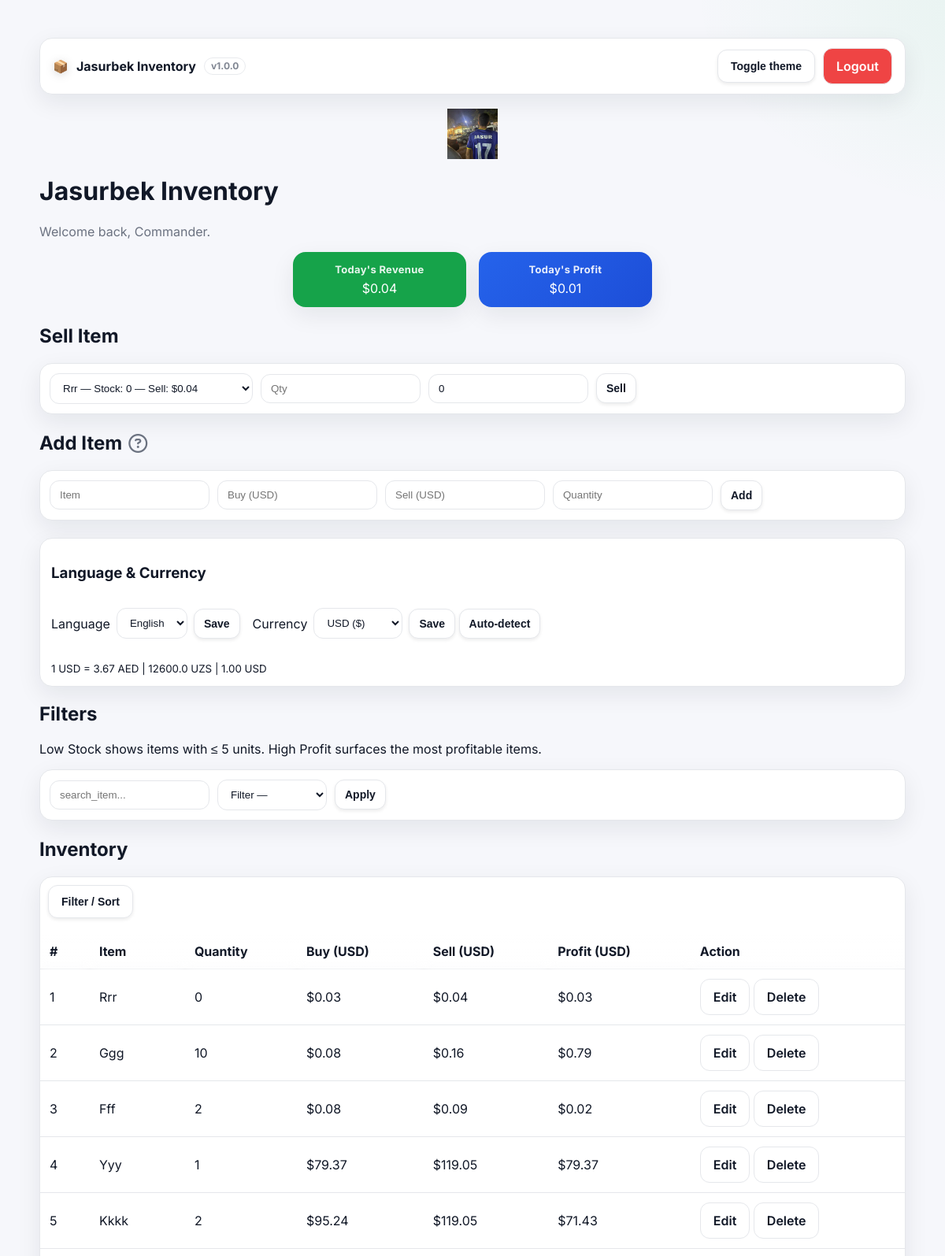
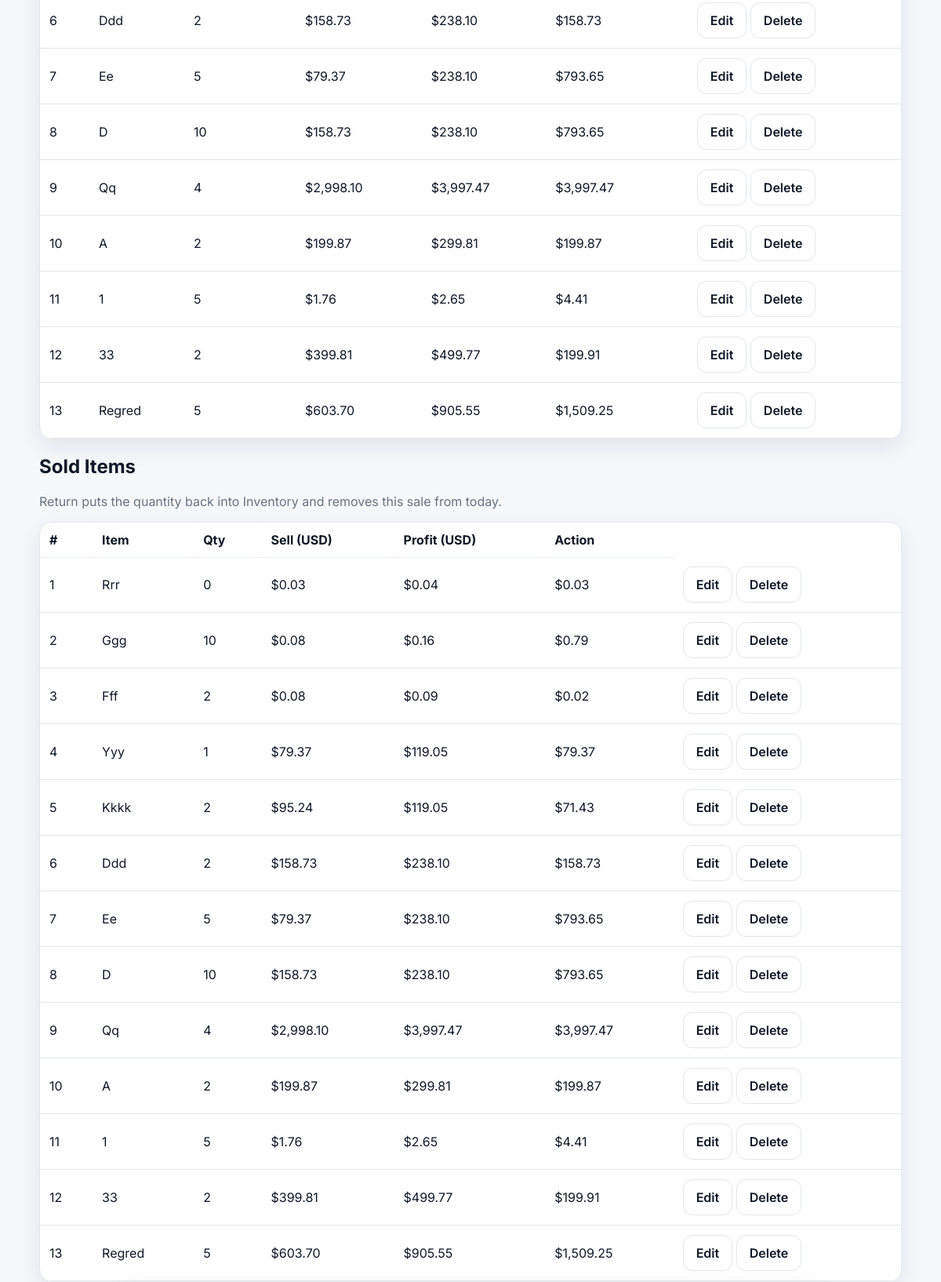
The page / (signed in, upper part) on the database its author committed (2 pictures, top to bottom).
### tables this page shows
CREATE TABLE inventory (
                id INTEGER PRIMARY KEY AUTOINCREMENT,
                name TEXT NOT NULL,
                buying_price REAL NOT NULL DEFAULT 0,
                selling_price REAL NOT NULL DEFAULT 0,
                quantity INTEGER NOT NULL DEFAULT 0,
                profit REAL NOT NULL DEFAULT 0,
                currency TEXT DEFAULT 'UZS',
                created_at TIMESTAMP NOT NULL DEFAULT CURRENT_TIMESTAMP
            , category TEXT, updated_at TIMESTAMP);

### app.py (the view, shortened to what this page needs)
@app.route("/")
def index():
    if not is_logged_in():
        return redirect(url_for("login"))
    search_query    = (request.values.get("search", "") or "").strip().lower()
    selected_filter = request.values.get("filter", "")
    sort_by         = request.args.get("sort_by", "id")
    direction       = request.args.get("direction", "asc")
    sort_param = request.args.get("sort")
    inventory = get_inventory()  # (id, name, buy, sell, qty, profit, currency)
    using_sqlite = db.DATABASE_URL.startswith("sqlite")
    if using_sqlite:
        row = db.db_one("""
            SELECT COALESCE(SUM(qty*sell_price),0), COALESCE(SUM(profit),0)
            FROM sales WHERE DATE(sold_at)=DATE('now','localtime')
        """)
    else:
        row = db.db_one("""
            SELECT COALESCE(SUM(qty*sell_price),0), COALESCE(SUM(profit),0)
            FROM sales s WHERE DATE(s.sold_at)=CURRENT_DATE
        """)
    today_revenue, today_profit = (row[0] if row else 0), (row[1] if row else 0)
    if search_query:
        inventory = [it for it in inventory if search_query in (it[1] or "").lower()]
    if selected_filter == "low_stock":
        inventory = [it for it in inventory if (it[4] or 0) <= 5]
    elif selected_filter == "high_profit":
        inventory = [it for it in inventory if (it[5] or 0) >= 100]
    sort_map = {"name": 1, "quantity": 4, "profit": 5, "price": 3}
    def nz_dec(x): return x if x is not None else Decimal(0)
    def nz_int(x): return x if x is not None else 0
    total_quantity = sum(nz_int(it[4]) for it in inventory)
    total_profit   = sum(nz_dec(it[5]) for it in inventory)
    top_profit_items = sorted(inventory, key=lambda x: (x[5] is None, x[5]), reverse=True)[:5]
    low_stock_items  = sorted(inventory, key=lambda x: (x[4] is None, x[4]))[:5]
    if using_sqlite:
        rows = db.db_all("""
            WITH days AS (
              SELECT DATE('now','localtime','-6 day') AS d
              UNION ALL SELECT DATE('now','localtime','-5 day')
              UNION ALL SELECT DATE('now','localtime','-4 day')
              UNION ALL SELECT DATE('now','localtime','-3 day')
              UNION ALL SELECT DATE('now','localtime','-2 day')
              UNION ALL SELECT DATE('now','localtime','-1 day')
              UNION ALL SELECT DATE('now','localtime')
            )
            SELECT d AS day,
                   COALESCE((SELECT SUM(qty*sell_price) FROM sales s WHERE DATE(s.sold_at)=d),0) AS revenue
            FROM days
        """)
    sales_labels = [str(r[0]) for r in rows]
    sales_values = [float(r[1] or 0) for r in rows]
    stock_labels = [it[1] for it in inventory]
    stock_values = [nz_int(it[4]) for it in inventory]
    if using_sqlite:
        sales_today = db.db_all("""
            SELECT s.id,
                   s.item_id,
                   i.name,
                   s.qty        AS quantity,
                   s.sell_price AS sell_price,
                   s.profit     AS profit,
                   s.sold_at    AS sold_at
            FROM sales s
            JOIN inventory i ON i.id = s.item_id
            WHERE DATE(s.sold_at) = DATE('now','localtime')
            ORDER BY s.sold_at DESC
        """)
    _base, _rates = _derive_rates_from_usd("USD")
    usd_to_aed = _rates.get("AED", 0)
    usd_to_uzs = _rates.get("UZS", 0)
    return render_template(
        "index.html",
        inventory=inventory,
        search_query=search_query,
        sort_by=sort_by,
        direction=direction,
        selected_filter=selected_filter,
        total_quantity=total_quantity,
        total_profit=total_profit,
        top_profit_labels=[it[1] for it in top_profit_items],
        top_profit_values=[float(nz_dec(it[5])) for it in top_profit_items],
        low_stock_labels=[it[1] for it in low_stock_items],
        low_stock_values=[nz_int(it[4]) for it in low_stock_items],
        sales_labels=sales_labels,
        sales_values=sales_values,
        stock_labels=stock_labels,
        stock_values=stock_values,
        sales_today=sales_today,
        today_revenue=today_revenue,
        today_profit=today_profit,
        usd_to_aed=usd_to_aed,
        usd_to_uzs=usd_to_uzs,
    )

### templates/index.html (shortened to what this page needs)
﻿{% extends "base.html" %}
{% block content %}
<div class="logo-container" style="text-align:center;margin-bottom:8px;">
  <img src="{{ url_for('static', filename='jasurbek_logo.png') }}" class="logo" alt="Jasurbek Logo" style="max-height:64px;">
</div>
<h1>{{ t("app_name") }}</h1>
<p class="subtitle">{{ t("welcome_back") }}</p>
<div class="kpis">
  <div class="kpi kpi-green">
    <strong>{{ t("todays_revenue") }}</strong>
    {{ today_revenue | ccy | fmtmoney }}
  </div>
  <div class="kpi kpi-blue">
    <strong>{{ t("todays_profit") }}</strong>
    {{ today_profit | ccy | fmtmoney }}
  </div>
</div>
<h2>{{ t("sell_item") }}</h2>
<form action="{{ url_for('sell_item') }}" method="POST" class="form-row card" style="padding:12px;">
  <select name="item_id" required id="sell-item-select" aria-label="{{ t('item') }}">
    {% for item in inventory %}
      <option value="{{ item[0] }}">
        {{ item[1] }} — {{ t('stock') }}: {{ item[4] }} — {{ t('sell') }}: {{ (item[3] | ccy) | fmtmoney }}
      </option>
    {% endfor %}
  </select>
  <input type="number" name="qty" placeholder="{{ t('qty') }}" min="1" required>
  <input type="text" name="sell_price" id="sell-price" data-money data-decimals="0" placeholder="{{ t('sell_price') }} ({{ CURRENCY }})" required>
  <button type="submit">{{ t('sell') }}</button>
</form>
<h2 class="section-title">
  {{ t("add_item") or "Add Item" }}
  <span class="info" role="button" tabindex="0"
        aria-label="Pricing hint"
        data-tip="Prices you enter are in UI currency {{ CURRENCY }}. They're stored internally in UZS.">
    <i class="fa-regular fa-circle-question"></i>
  </span>
</h2>
<form action="{{ url_for('add_item') }}" method="POST" class="form-row card" style="padding:12px;">
  <input type="text" name="name" placeholder="{{ t('item') }}" required>
  <input type="text" name="buying_price"  data-money data-decimals="0" placeholder="{{ t('buy') }} ({{ CURRENCY }})" required>
  <input type="text" name="selling_price" data-money data-decimals="0" placeholder="{{ t('sell') }} ({{ CURRENCY }})" required>
  <input type="number" name="quantity" placeholder="{{ t('quantity') }}" min="1" required>
  <button type="submit">{{ t('add') }}</button>
</form>
<div class="prefs-card card" style="padding:14px;margin-top:8px;">
  <h3 class="prefs-title">{{ t("lang_curr") }}</h3>
  <div class="form-row" style="gap:16px;">
    <form method="POST" action="{{ url_for('set_prefs') }}" class="prefs-form" id="lang-form" style="display:flex;gap:8px;align-items:center;">
      <label for="lang-select">{{ t("language") }}</label>
      <select name="lang" id="lang-select">
        <option value="en" {{ 'selected' if USER_LANG=='en' else '' }}>English</option>
      </select>
      <div class="prefs-actions">
        <button type="submit">{{ t("save") }}</button>
      </div>
    </form>
    <form action="{{ url_for('set_currency') }}" method="POST" class="prefs-form" id="currency-form" style="display:flex;gap:8px;align-items:center;">
      <label for="currency-select">{{ t("currency") }}</label>
      <select name="currency" id="currency-select">
        <option value="USD" {{ 'selected' if CURRENCY=='USD' else '' }}>USD ($)</option>
      </select>
      <div class="prefs-actions">
        <button type="submit">{{ t("save") }}</button>
        <button type="button" id="auto-detect">{{ t("auto_detect") }}</button>
      </div>
    </form>
  </div>
  <small style="display:block;margin-top:8px;">
    1 USD = {{ usd_to_aed | round(2) }} AED | {{ usd_to_uzs | round(0) }} UZS | 1.00 USD
  </small>
</div>
<h2 class="filters-title">{{ t("filters") }}</h2>
<p class="hint">{{ t("low_stock_hint") }} {{ t("high_profit_hint") }}</p>
<form method="GET" action="{{ url_for('index') }}" class="form-row card" style="padding:12px;">
  <input type="text" name="search" placeholder="{{ t('search_item') }}..." value="{{ search_query }}">
  <select name="filter">
    <option value="">{{ t('filter') }} — </option>
  </select>
  <button type="submit">{{ t('apply') }}</button>
</form>
<h2>{{ t("inventory") }}</h2>
<div class="table-wrap">
  {% set q = request.args.get('search','') %}
  {% set f = request.args.get('filter','') %}
  <div class="toolbar" style="padding:10px;">
    <button id="filterBtn" class="btn" aria-expanded="false" aria-haspopup="true" aria-controls="filterMenu">
      Filter / Sort
    </button>
  </div>
  <table id="inventoryTable" class="table">
    <thead>
      <tr>
        <th>#</th>
        <th>{{ t("item") }}</th>
        <th>{{ t("quantity") }}</th>
        <th>{{ t("buy") }} ({{ CURRENCY }})</th>
        <th>{{ t("sell") }} ({{ CURRENCY }})</th>
        <th>{{ t("profit") }} ({{ CURRENCY }})</th>
        <th>{{ t("action") }}</th>
      </tr>
    </thead>
    <tbody>
      {% for it in inventory %}
        <tr>
          <td>{{ loop.index }}</td>
          <td>{{ it[1] }}</td>
          <td>{{ it[4] | comma }}</td>
          <td>{{ (it[2] | ccy) | fmtmoney }}</td>
          <td>{{ (it[3] | ccy) | fmtmoney }}</td>
          <td>{{ (it[5] | ccy) | fmtmoney }}</td>
          <td>
            <a href="{{ url_for('edit_item', item_id=it[0]) }}" class="btn">Edit</a>
            <a href="{{ url_for('delete_item', item_id=it[0]) }}" class="btn btn-red" onclick="return confirm('Delete this item?')">Delete</a>
          </td>
        </tr>
      {% else %}
        <tr><td colspan="7" style="text-align:center; opacity:.7">No items found.</td></tr>
      {% endfor %}
    </tbody>
  </table>
</div>
<h2 class="mt-6">Sold Items</h2>
<p class="subtitle">Return puts the quantity back into Inventory and removes this sale from today.</p>
<div class="table-wrap">
  <table class="table">
    <thead>
      <tr>
        <th>#</th>
        <th>{{ t("item") }}</th>
        <th>{{ t("qty") }}</th>
        <th>{{ t("sell") }} ({{ CURRENCY }})</th>
        <th>{{ t("profit") }} ({{ CURRENCY }})</th>
        <th>{{ t("action") }}</th>
      </tr>
    </thead>
   <tbody>
  {% for it in inventory %}
    <tr>
      <td>{{ loop.index }}</td>
      <td>{{ it[1] }}</td>
      <td>{{ it[4] | comma }}</td>
      <td>{{ (it[2] | ccy) | fmtmoney }}</td>
      <td>{{ (it[3] | ccy) | fmtmoney }}</td>
      <td>{{ (it[5] | ccy) | fmtmoney }}</td>
      <td>
        <a href="{{ url_for('edit_item', item_id=it[0]) }}" class="btn">Edit</a>
        <a href="{{ url_for('delete_item', item_id=it[0]) }}" class="btn btn-red"
           onclick="return confirm('Delete this item?')">Delete</a>
      </td>
    </tr>
  {% endfor %}
</tbody>
  </table>
</div>
{% endblock %}

### rows shown on the page
inventory: name "Rrr", quantity "0", buying_price "$0.03", selling_price "$0.04", value "$0.03"
inventory: name "Ggg", quantity "10", buying_price "$0.08", selling_price "$0.16", value "$0.79"
inventory: name "Fff", quantity "2", buying_price "$0.08", selling_price "$0.09", value "$0.02"
inventory: name "Yyy", quantity "1", buying_price "$79.37", selling_price "$119.05", value "$79.37"
inventory: name "Kkkk", quantity "2", buying_price "$95.24", selling_price "$119.05", value "$71.43"
inventory: name "Ddd", quantity "2", buying_price "$158.73", selling_price "$238.10", value "$158.73"
inventory: name "Ee", quantity "5", buying_price "$79.37", selling_price "$238.10", value "$793.65"
inventory: name "D", quantity "10", buying_price "$158.73", selling_price "$238.10", value "$793.65"
inventory: name "Qq", quantity "4", buying_price "$2,998.10", selling_price "$3,997.47", value "$3,997.47"
inventory: name "A", quantity "2", buying_price "$199.87", selling_price "$299.81", value "$199.87"
inventory: name "1", quantity "5", buying_price "$1.76", selling_price "$2.65", value "$4.41"
inventory: name "33", quantity "2", buying_price "$399.81", selling_price "$499.77", value "$199.91"
inventory: name "Regred", quantity "5", buying_price "$603.70", selling_price "$905.55", value "$1,509.25"

### other values the page prints
{{ APP_VERSION }} "v1.0.0"
{{ t("app_name") }} "Jasurbek Inventory"
{{ t("welcome_back") }} "Welcome back, Commander."
{{ t("todays_revenue") }} "Today's Revenue"
{{ today_revenue | ccy | fmtmoney }} "$0.04"
{{ t("todays_profit") }} "Today's Profit"
{{ today_profit | ccy | fmtmoney }} "$0.01"
{{ t("sell_item") }} "Sell Item"
{{ t('sell') }} "Sell"
{{ t("add_item") or "Add Item" }} "Add Item"
{{ t('add') }} "Add"
{{ t("lang_curr") }} "Language & Currency"
{{ t("language") }} "Language"
{{ t("save") }} "Save"
{{ t("currency") }} "Currency"
